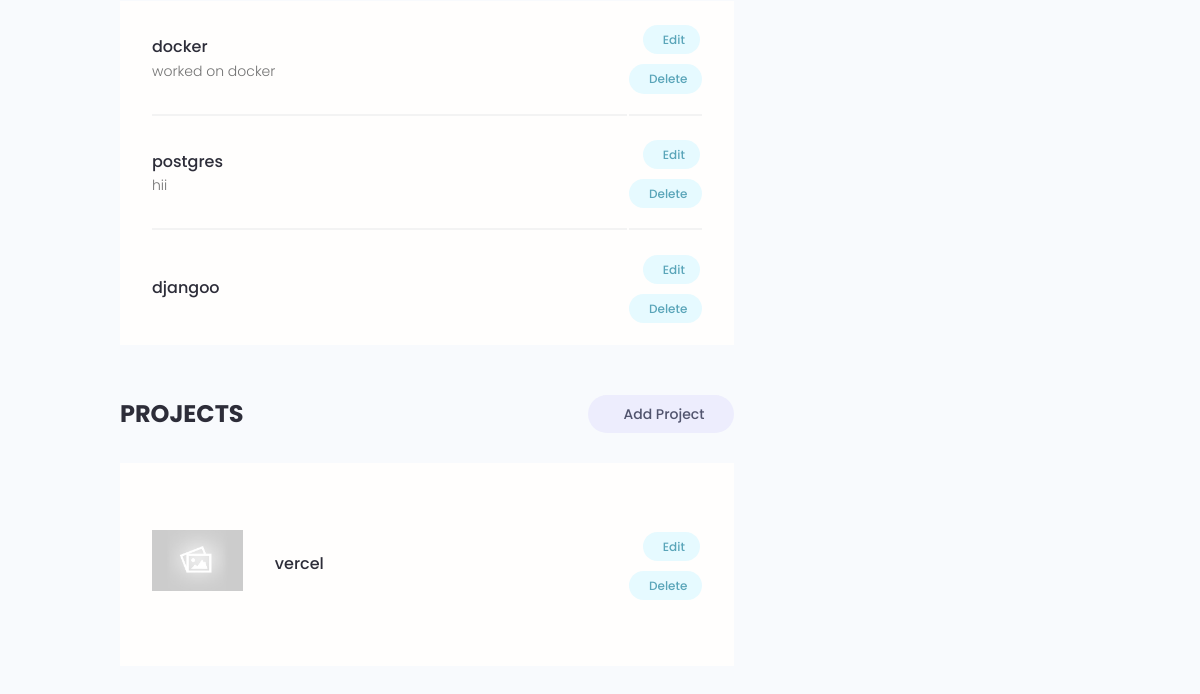
The page /account/ (signed in, lower part) on the database as committed earlier.
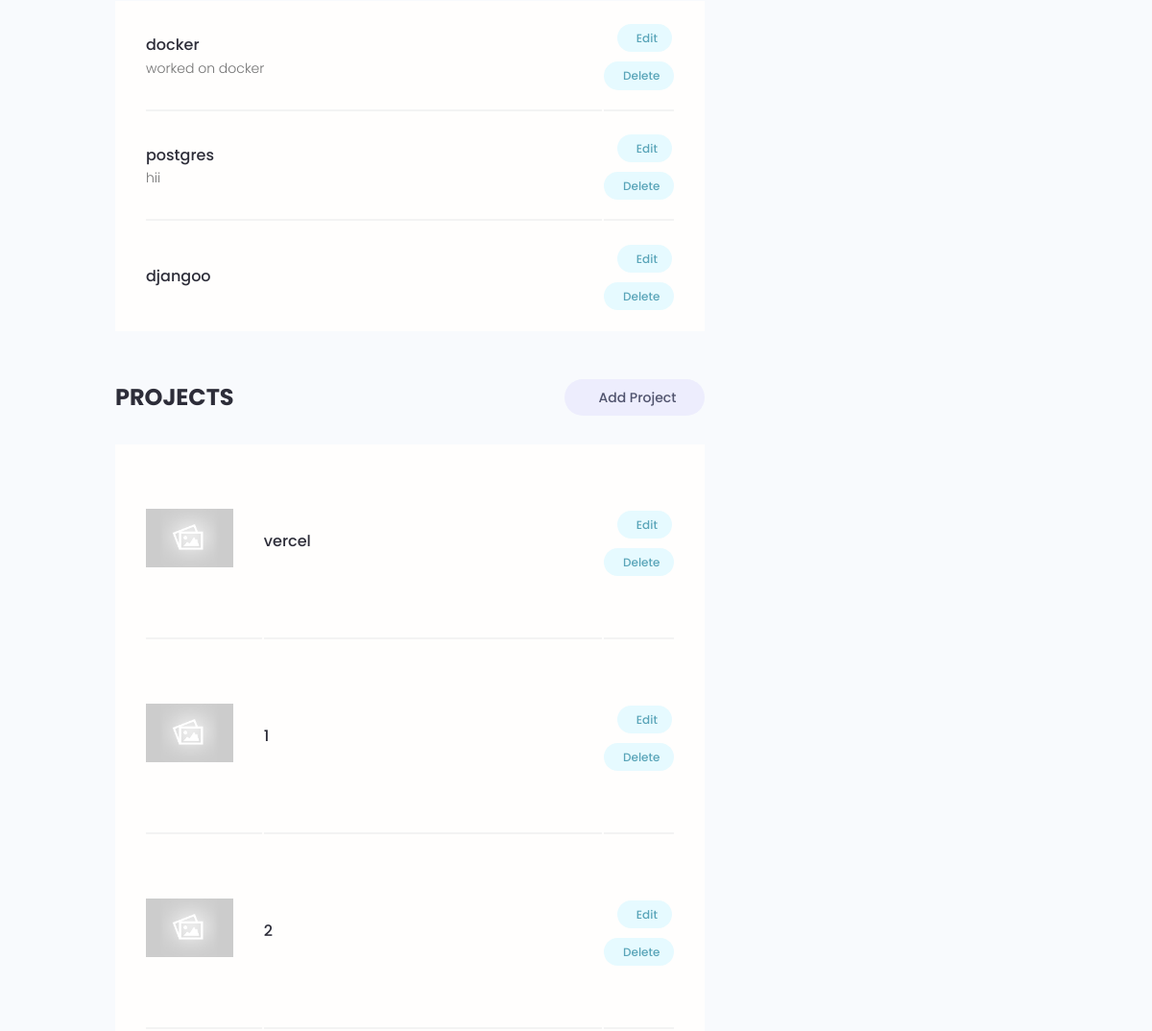
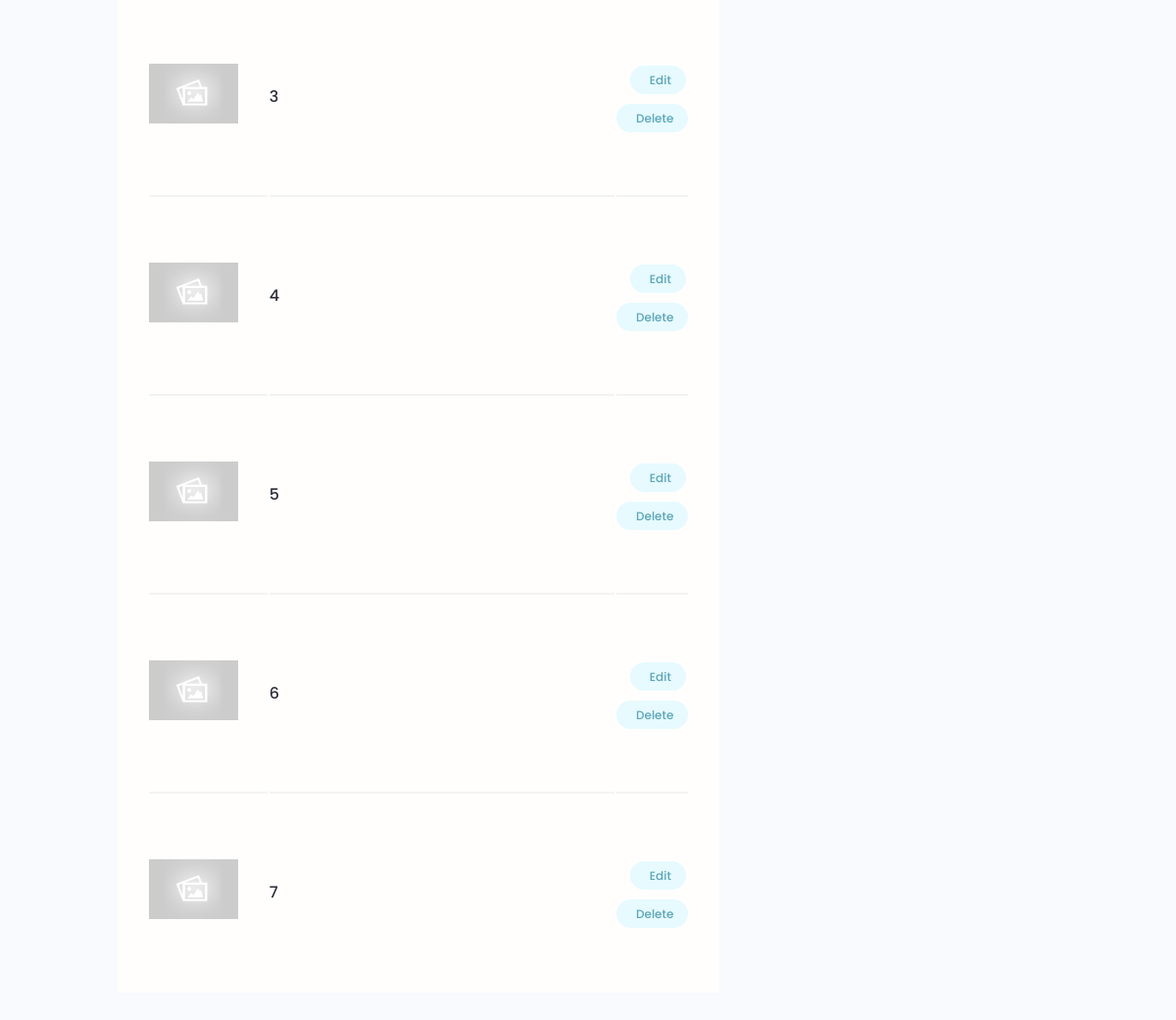
The same page on the database as committed later (2 pictures, top to bottom).
### users/models.py (models this page shows, shortened)
class Skill(models.Model):
    owner= models.ForeignKey(Profile,on_delete=models.CASCADE,null=True,blank=True)
    name=models.CharField(max_length=200,blank=True,null = True)
    description = models.TextField(blank=True,null=True)
    created = models.DateTimeField(auto_now_add=True)
    id = models.UUIDField(default=uuid.uuid4,unique=True,primary_key=True,editable=False)

### projects/models.py (models this page shows, shortened)
class Project(models.Model):
    owner = models.ForeignKey(Profile, null = True, blank=True, on_delete=models.SET_NULL)
    title = models.CharField(max_length= 200)
    description = models.TextField(null = True,blank = True)
    featured_image = models.ImageField(null=True,blank=True,default="default.jpeg")
    demo_link = models.CharField(max_length= 200,null = True,blank = True)
    source_link = models.CharField(max_length = 2000,null = True, blank = True)
    tags = models.ManyToManyField('Tag', blank=True)
    vote_total = models.IntegerField(default=0,null=True,blank=True)
    vote_Ratio = models.IntegerField(default=0,null=True,blank=True)
    created = models.DateTimeField(auto_now_add=True)
    id = models.UUIDField(default=uuid.uuid4,unique=True,primary_key=True,editable=False)
    class Meta:
        ordering =['created']

### users/views.py (the view)
# urls.py: path('account/',views.userAccount,name="account"),
@login_required(login_url='login')
def userAccount(request):
    profile = request.user.profile
    skillsdesc = profile.skill_set.all()
    projects= profile.project_set.all()
    context ={'profile':profile,'skillsdesc':skillsdesc,'projects':projects}
    return render(request,'users/account.html',context)

### users/templates/users/account.html (shortened to what this page needs)
{% extends 'main.html' %}
{% load static %}
{% block content %}
  <main class="settingsPage profile my-md">
    <div class="container">
      <div class="layout">
        <div class="column column--2of3">
          <table class="settings__table">
            {% for skill in skillsdesc %}
            <tr>
              <td class="settings__tableInfo">
                <h4>{{skill.name}}</h4>
                <p>
                  {{skill.description}}
                </p>
              </td>
              <td class="settings__tableActions">
                <a class="tag tag--pill tag--main settings__btn" href="{%url 'update-skill' skill.id %}"> Edit</a>
                <a class="tag tag--pill tag--main settings__btn" href="{%url 'delete-skill' skill.id %}?next=/account">
                  Delete</a>
              </td>
            </tr>
            {% endfor %}
          </table>
          <div class="settings">
            <h3 class="settings__title">Projects</h3>
            <a class="tag tag--pill tag--sub settings__btn tag--lg" href="{% url 'create-project' %}"> Add Project</a>
          </div>
          <table class="settings__table">
            {% for project in projects %}
            <tr>
              <td class="settings__thumbnail">
                <a href="{% url 'projectid' project.id %}"><img src="{{project.featured_image.url}}" alt="Project Thumbnail" /></a>
              </td>
              <td class="settings__tableInfo">
                <a href="{% url 'projectid' project.id %}">{{project.title}}</a>
              </td>
              <td class="settings__tableActions">
                <a class="tag tag--pill tag--main settings__btn" href="{% url 'update-project' project.id %}"> Edit</a>
                <a class="tag tag--pill tag--main settings__btn" href="{% url 'delete-project' project.id %}?next=/account">
                  Delete</a>
              </td>
            </tr>
         {% endfor %}
          </table>
        </div>
      </div>
    </div>
  </main>
{% endblock %}

Rows that differ between the two databases and show on the page:
added Project: featured_image (placeholder picture), title "1"
added Project: featured_image (placeholder picture), title "2"
added Project: featured_image (placeholder picture), title "3"
added Project: featured_image (placeholder picture), title "4"
added Project: featured_image (placeholder picture), title "5"
added Project: featured_image (placeholder picture), title "6"
added Project: featured_image (placeholder picture), title "7"
